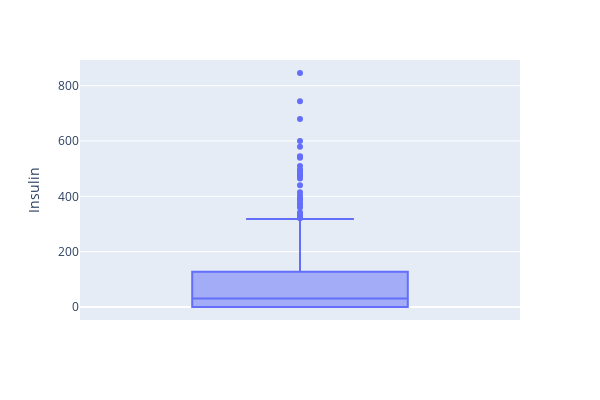

Notebook source saved alongside this figure:
### Code cell
# There are some outliers in inaulin
fig = px.box(df, y='Insulin',width=600, height=400)
fig.show()

### Figure 1 — Plotly figure (JSON) as saved in the notebook; plotly's stock layout.template omitted (floating-point values rounded to 4 significant figures; data arrays with more than 128 entries replaced by an {"elided": "..."} marker saying what was removed)
{"data": [{"alignmentgroup": "True", "hovertemplate": "Insulin=%{y}<extra></extra>", "legendgroup": "", "marker": {"color": "#636efa"}, "name": "", "notched": false, "offsetgroup": "", "orientation": "v", "showlegend": false, "type": "box", "x0": " ", "xaxis": "x", "y": {"elided": "768 int values"}, "y0": " ", "yaxis": "y"}], "layout": {"boxmode": "group", "height": 400, "legend": {"tracegroupgap": 0}, "margin": {"t": 60}, "width": 600, "xaxis": {"anchor": "y", "domain": [0, 1]}, "yaxis": {"anchor": "x", "domain": [0, 1], "title": {"text": "Insulin"}}}}
